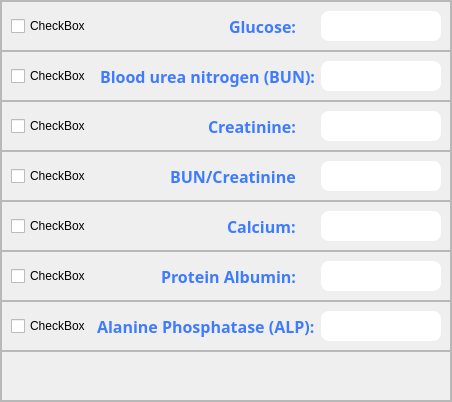
                    <widget class="QFrame" name="frame_14">
                     <property name="styleSheet">
                      <string notr="true">background:None;</string>
                     </property>
                     <property name="frameShape">
                      <enum>QFrame::StyledPanel</enum>
                     </property>
                     <property name="frameShadow">
                      <enum>QFrame::Raised</enum>
                     </property>
                     <layout class="QVBoxLayout" name="verticalLayout_6">
                      <property name="spacing">
                       <number>0</number>
                      </property>
                      <property name="leftMargin">
                       <number>0</number>
                      </property>
                      <property name="topMargin">
                       <number>0</number>
                      </property>
                      <property name="rightMargin">
                       <number>0</number>
                      </property>
                      <property name="bottomMargin">
                       <number>0</number>
                      </property>
                      <item>
                       <widget class="QFrame" name="frame_15">
                        <property name="minimumSize">
                         <size>
                          <width>0</width>
                          <height>50</height>
                         </size>
                        </property>
                        <property name="styleSheet">
                         <string notr="true">background:None;</string>
                        </property>
                        <property name="frameShape">
                         <enum>QFrame::StyledPanel</enum>
                        </property>
                        <property name="frameShadow">
                         <enum>QFrame::Raised</enum>
                        </property>
                        <layout class="QHBoxLayout" name="horizontalLayout_5">
                         <item>
                          <widget class="QCheckBox" name="checkBox_glucose">
                           <property name="text">
                            <string>CheckBox</string>
                           </property>
                          </widget>
                         </item>
                         <item alignment="Qt::AlignRight">
                          <widget class="QLabel" name="label">
                           <property name="minimumSize">
                            <size>
                             <width>0</width>
                             <height>30</height>
                            </size>
                           </property>
                           <property name="font">
                            <font>
                             <family>Bahnschrift SemiBold</family>
                             <pointsize>12</pointsize>
                             <bold>true</bold>
                            </font>
                           </property>
                           <property name="styleSheet">
                            <string notr="true">color: rgb(63, 123, 255);</string>
                           </property>
                           <property name="text">
                            <string>Glucose:</string>
                           </property>
                          </widget>
                         </item>
                         <item alignment="Qt::AlignRight">
                          <widget class="QLineEdit" name="lineEdit">
                           <property name="minimumSize">
                            <size>
                             <width>120</width>
                             <height>30</height>
                            </size>
                           </property>
                           <property name="styleSheet">
                            <string notr="true">border-radius:8px;</string>
                           </property>
                          </widget>
                         </item>
                        </layout>
                       </widget>
                      </item>
                      <item>
                       <widget class="QFrame" name="frame_21">
                        <property name="minimumSize">
                         <size>
                          <width>0</width>
                          <height>50</height>
                         </size>
                        </property>
                        <property name="styleSheet">
                         <string notr="true">background:None;</string>
                        </property>
                        <property name="frameShape">
                         <enum>QFrame::StyledPanel</enum>
                        </property>
                        <property name="frameShadow">
                         <enum>QFrame::Raised</enum>
                        </property>
                        <layout class="QHBoxLayout" name="horizontalLayout_11">
                         <item>
                          <widget class="QCheckBox" name="checkBox_bun">
                           <property name="text">
                            <string>CheckBox</string>
                           </property>
                          </widget>
                         </item>
                         <item alignment="Qt::AlignRight">
                          <widget class="QLabel" name="label_8">
                           <property name="minimumSize">
                            <size>
                             <width>0</width>
                             <height>30</height>
                            </size>
                           </property>
                           <property name="font">
                            <font>
                             <family>Bahnschrift SemiBold</family>
                             <pointsize>12</pointsize>
                             <bold>true</bold>
                            </font>
                           </property>
                           <property name="styleSheet">
                            <string notr="true">color: rgb(63, 123, 255);</string>
                           </property>
                           <property name="text">
                            <string>Blood urea nitrogen (BUN):</string>
                           </property>
                          </widget>
                         </item>
                         <item alignment="Qt::AlignRight">
                          <widget class="QLineEdit" name="lineEdit_7">
                           <property name="minimumSize">
                            <size>
                             <width>120</width>
                             <height>30</height>
                            </size>
                           </property>
                           <property name="styleSheet">
                            <string notr="true">border-radius:8px;</string>
                           </property>
                          </widget>
                         </item>
                        </layout>
                       </widget>
                      </item>
                      <item>
                       <widget class="QFrame" name="frame_20">
                        <property name="minimumSize">
                         <size>
                          <width>0</width>
                          <height>50</height>
                         </size>
                        </property>
                        <property name="styleSheet">
                         <string notr="true">background:None;</string>
                        </property>
                        <property name="frameShape">
                         <enum>QFrame::StyledPanel</enum>
                        </property>
                        <property name="frameShadow">
                         <enum>QFrame::Raised</enum>
                        </property>
                        <layout class="QHBoxLayout" name="horizontalLayout_10">
                         <item>
                          <widget class="QCheckBox" name="checkBox_creatinine">
                           <property name="text">
                            <string>CheckBox</string>
                           </property>
                          </widget>
                         </item>
                         <item alignment="Qt::AlignRight">
                          <widget class="QLabel" name="label_7">
                           <property name="minimumSize">
                            <size>
                             <width>0</width>
                             <height>30</height>
                            </size>
                           </property>
                           <property name="font">
                            <font>
                             <family>Bahnschrift SemiBold</family>
                             <pointsize>12</pointsize>
                             <bold>true</bold>
                            </font>
                           </property>
                           <property name="styleSheet">
                            <string notr="true">color: rgb(63, 123, 255);</string>
                           </property>
                           <property name="text">
                            <string>Creatinine:</string>
                           </property>
                          </widget>
                         </item>
                         <item alignment="Qt::AlignRight">
                          <widget class="QLineEdit" name="lineEdit_6">
                           <property name="minimumSize">
                            <size>
                             <width>120</width>
                             <height>30</height>
                            </size>
                           </property>
                           <property name="styleSheet">
                            <string notr="true">border-radius:8px;</string>
                           </property>
                          </widget>
                         </item>
                        </layout>
                       </widget>
                      </item>
                      <item>
                       <widget class="QFrame" name="frame_16">
                        <property name="minimumSize">
                         <size>
                          <width>0</width>
                          <height>50</height>
                         </size>
                        </property>
                        <property name="styleSheet">
                         <string notr="true">background:None;</string>
                        </property>
                        <property name="frameShape">
                         <enum>QFrame::StyledPanel</enum>
                        </property>
                        <property name="frameShadow">
                         <enum>QFrame::Raised</enum>
                        </property>
                        <layout class="QHBoxLayout" name="horizontalLayout_6">
                         <item>
                          <widget class="QCheckBox" name="checkBox_bunc">
                           <property name="text">
                            <string>CheckBox</string>
                           </property>
                          </widget>
                         </item>
                         <item alignment="Qt::AlignRight">
                          <widget class="QLabel" name="label_3">
                           <property name="minimumSize">
                            <size>
                             <width>0</width>
                             <height>30</height>
                            </size>
                           </property>
                           <property name="font">
                            <font>
                             <family>Bahnschrift SemiBold</family>
                             <pointsize>12</pointsize>
                             <bold>true</bold>
                            </font>
                           </property>
                           <property name="styleSheet">
                            <string notr="true">color: rgb(63, 123, 255);</string>
                           </property>
                           <property name="text">
                            <string>BUN/Creatinine</string>
                           </property>
                          </widget>
                         </item>
                         <item alignment="Qt::AlignRight">
                          <widget class="QLineEdit" name="lineEdit_2">
                           <property name="minimumSize">
                            <size>
                             <width>120</width>
                             <height>30</height>
                            </size>
                           </property>
                           <property name="styleSheet">
                            <string notr="true">border-radius:8px;</string>
                           </property>
                          </widget>
                         </item>
                        </layout>
                       </widget>
                      </item>
                      <item>
                       <widget class="QFrame" name="frame_17">
                        <property name="minimumSize">
                         <size>
                          <width>0</width>
                          <height>50</height>
                         </size>
                        </property>
                        <property name="styleSheet">
                         <string notr="true">background:None;</string>
                        </property>
                        <property name="frameShape">
                         <enum>QFrame::StyledPanel</enum>
                        </property>
                        <property name="frameShadow">
                         <enum>QFrame::Raised</enum>
                        </property>
                        <layout class="QHBoxLayout" name="horizontalLayout_7">
                         <item>
                          <widget class="QCheckBox" name="checkBox">
                           <property name="text">
                            <string>CheckBox</string>
                           </property>
                          </widget>
                         </item>
                         <item alignment="Qt::AlignRight">
                          <widget class="QLabel" name="label_4">
                           <property name="minimumSize">
                            <size>
                             <width>0</width>
                             <height>30</height>
                            </size>
                           </property>
                           <property name="font">
                            <font>
                             <family>Bahnschrift SemiBold</family>
                             <pointsize>12</pointsize>
                             <bold>true</bold>
                            </font>
                           </property>
                           <property name="styleSheet">
                            <string notr="true">color: rgb(63, 123, 255);</string>
                           </property>
                           <property name="text">
                            <string>Calcium:</string>
                           </property>
                          </widget>
                         </item>
                         <item alignment="Qt::AlignRight">
                          <widget class="QLineEdit" name="lineEdit_3">
                           <property name="minimumSize">
                            <size>
                             <width>120</width>
                             <height>30</height>
                            </size>
                           </property>
                           <property name="styleSheet">
                            <string notr="true">border-radius:8px;</string>
                           </property>
                          </widget>
                         </item>
                        </layout>
                       </widget>
                      </item>
                      <item>
                       <widget class="QFrame" name="frame_18">
                        <property name="minimumSize">
                         <size>
                          <width>0</width>
                          <height>50</height>
                         </size>
                        </property>
                        <property name="styleSheet">
                         <string notr="true">background:None;</string>
                        </property>
                        <property name="frameShape">
                         <enum>QFrame::StyledPanel</enum>
                        </property>
                        <property name="frameShadow">
                         <enum>QFrame::Raised</enum>
                        </property>
                        <layout class="QHBoxLayout" name="horizontalLayout_8">
                         <item>
                          <widget class="QCheckBox" name="checkBox_protein">
                           <property name="text">
                            <string>CheckBox</string>
                           </property>
                          </widget>
                         </item>
                         <item alignment="Qt::AlignRight">
                          <widget class="QLabel" name="label_5">
                           <property name="minimumSize">
                            <size>
                             <width>0</width>
                             <height>30</height>
                            </size>
                           </property>
                           <property name="font">
                            <font>
                             <family>Bahnschrift SemiBold</family>
                             <pointsize>12</pointsize>
                             <bold>true</bold>
                            </font>
                           </property>
                           <property name="styleSheet">
                            <string notr="true">color: rgb(63, 123, 255);</string>
                           </property>
                           <property name="text">
                            <string>Protein Albumin:</string>
                           </property>
                          </widget>
                         </item>
                         <item alignment="Qt::AlignRight">
                          <widget class="QLineEdit" name="lineEdit_4">
                           <property name="minimumSize">
                            <size>
                             <width>120</width>
                             <height>30</height>
                            </size>
                           </property>
                           <property name="styleSheet">
                            <string notr="true">border-radius:8px;</string>
                           </property>
                          </widget>
                         </item>
                        </layout>
                       </widget>
                      </item>
                      <item>
                       <widget class="QFrame" name="frame_22">
                        <property name="minimumSize">
                         <size>
                          <width>0</width>
                          <height>50</height>
                         </size>
                        </property>
                        <property name="styleSheet">
                         <string notr="true">background:None;</string>
                        </property>
                        <property name="frameShape">
                         <enum>QFrame::StyledPanel</enum>
                        </property>
                        <property name="frameShadow">
                         <enum>QFrame::Raised</enum>
                        </property>
                        <layout class="QHBoxLayout" name="horizontalLayout_12">
                         <item>
                          <widget class="QCheckBox" name="checkBox_alp">
                           <property name="text">
                            <string>CheckBox</string>
                           </property>
                          </widget>
                         </item>
                         <item alignment="Qt::AlignRight">
                          <widget class="QLabel" name="label_9">
                           <property name="minimumSize">
                            <size>
                             <width>0</width>
                             <height>30</height>
                            </size>
                           </property>
                           <property name="font">
                            <font>
                             <family>Bahnschrift SemiBold</family>
                             <pointsize>12</pointsize>
                             <bold>true</bold>
                            </font>
                           </property>
                           <property name="styleSheet">
                            <string notr="true">color: rgb(63, 123, 255);</string>
                           </property>
                           <property name="text">
                            <string>Alanine Phosphatase (ALP):</string>
                           </property>
                          </widget>
                         </item>
                         <item alignment="Qt::AlignRight">
                          <widget class="QLineEdit" name="lineEdit_8">
                           <property name="minimumSize">
                            <size>
                             <width>120</width>
                             <height>30</height>
                            </size>
                           </property>
                           <property name="styleSheet">
                            <string notr="true">border-radius:8px;</string>
                           </property>
                          </widget>
                         </item>
                        </layout>
                       </widget>
                      </item>
                      <item>
                       <widget class="QFrame" name="frame_19">
                        <property name="minimumSize">
                         <size>
                          <width>0</width>
                          <height>50</height>
                         </size>
                        </property>
                        <property name="styleSheet">
                         <string notr="true">background:None;</string>
                        </property>
                        <property name="frameShape">
                         <enum>QFrame::StyledPanel</enum>
                        </property>
                        <property name="frameShadow">
                         <enum>QFrame::Raised</enum>
                        </property>
                        <layout class="QHBoxLayout" name="horizontalLayout_9"/>
                       </widget>
                      </item>
                     </layout>
                    </widget>
